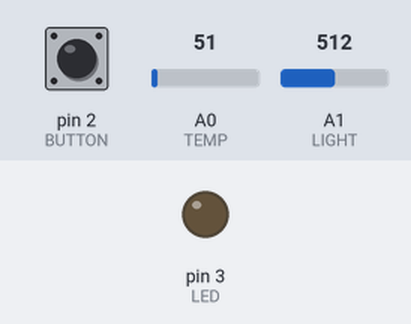
Bench run of a sketch on a simulated Arduino Leonardo, built with avr-gcc and run on an emulated ATmega32U4. Parts: output pins drawn as LEDs (lit = HIGH). Inputs (shaded band) come from the test bench; at power-on: pin 2 (BUTTON) LOW, A0 (TEMP) = 51, A1 (LIGHT) = 512. USB keyboard and mouse output is not drawn.

Above: at 1.2 s.
1.3 s: pin 2 (BUTTON) pulled HIGH for 0.15 s
At 2.5 s:
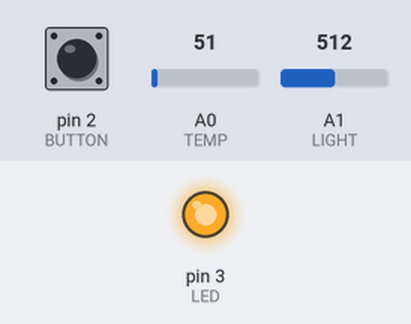
2.9 s: pin 2 (BUTTON) pulled HIGH for 1 s
At 3.2 s:
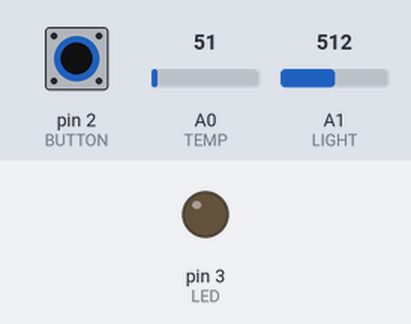
5.4 s: pin 2 (BUTTON) pulled HIGH for 3.2 s
At 5.8 s:
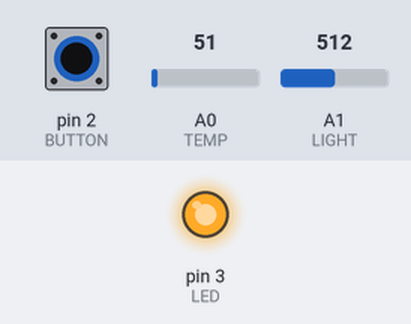
Timing chart, 0 to 8.4 s (numbered marks = the images above; inputs shaded):
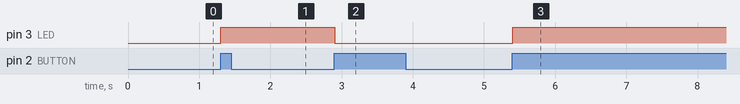

Measured:
- after the input at 1.3 s, pin 3 (LED): LOW → HIGH at once
- after the input at 2.9 s, pin 3 (LED): HIGH → LOW at once
- after the input at 5.4 s, pin 3 (LED): LOW → HIGH at once

The sketch:

8-1_csv_logger_fixed.ino
```cpp
#include <Keyboard.h>

const int TEMP = 0;     // 온도 센서를 아날로그 0번 핀에 연결
const int LIGHT = 1;    // 조도 센서를 아날로그 1번 핀에 연결
const int LED = 3;    // 붉은색 LED를 3번 핀에 연결
const int BUTTON = 2;     // 버튼을 2번 핀에 연결

boolean lastButton = LOW;   // 이전 버튼 상태
boolean currentButton = LOW;  // 현재 버튼 상태
boolean running = false;  // 디폴트 값은 로깅 기능이 꺼진 상태임
int counter = 1;    // 로깅하는 데이터 항목의 인덱스

unsigned long time_previous, time_current;

void setup()
{
  pinMode (LED, OUTPUT);  // LED 연결 핀을 출력으로 설정
  Keyboard.begin();     // 키보드 에뮬레이션 시작

  time_previous = millis();
}

void loop()
{
  currentButton = debounce(lastButton);     // 디바운싱 처리된 버튼 상태 읽기

  if (lastButton == LOW && currentButton == HIGH)   // 버튼을 누른 경우
    running = !running;           // 로깅 기능 반전

  lastButton = currentButton;   // 버튼 상태 초기화

  if (running)      // 현재 데이터 로깅 기능이 켜진 상태인 경우
  {
    digitalWrite(LED, HIGH);  // LED 켜기

    time_current = millis();
    if (time_current - time_previous >= 1000)   // 경과 시간이 1초 이상인 경우
    {
      time_previous = time_current;

      int temperature = analogRead(TEMP);   // 온도 읽기
      int brightness = analogRead(LIGHT);   // 조도 읽기

      Keyboard.print(counter);      // 인덱스 값 타이핑
      Keyboard.print(",");      // 콤마 타이핑
      Keyboard.print(temperature);    // 온도 타이핑
      Keyboard.print(",");      // 콤마 타이핑
      Keyboard.println(brightness);     // 조도와 새 줄(리턴) 타이핑

      counter++;        // 인덱스 값 증가
    }
  }
  else
  {
    digitalWrite(LED, LOW);     // 로깅 기능이 꺼진 상태일 때 LED 끄기
  }
}

/*
  디바운싱 함수
  이전 버튼의 상태를 매개변수로 받고
  디바운싱 처리된 현재 버튼 상태를 반환
*/
boolean debounce(boolean last)
{
  boolean current = digitalRead(BUTTON);  // 현재 버튼 상태 읽기
  if (last != current)      // 이전 상태와 다른 경우
  {
    delay(5);         // 5밀리초 대기
    current = digitalRead(BUTTON);  // 버튼 상태 다시 읽기
  }
  return current;       // 현재 버튼 상태 반환
}
```
